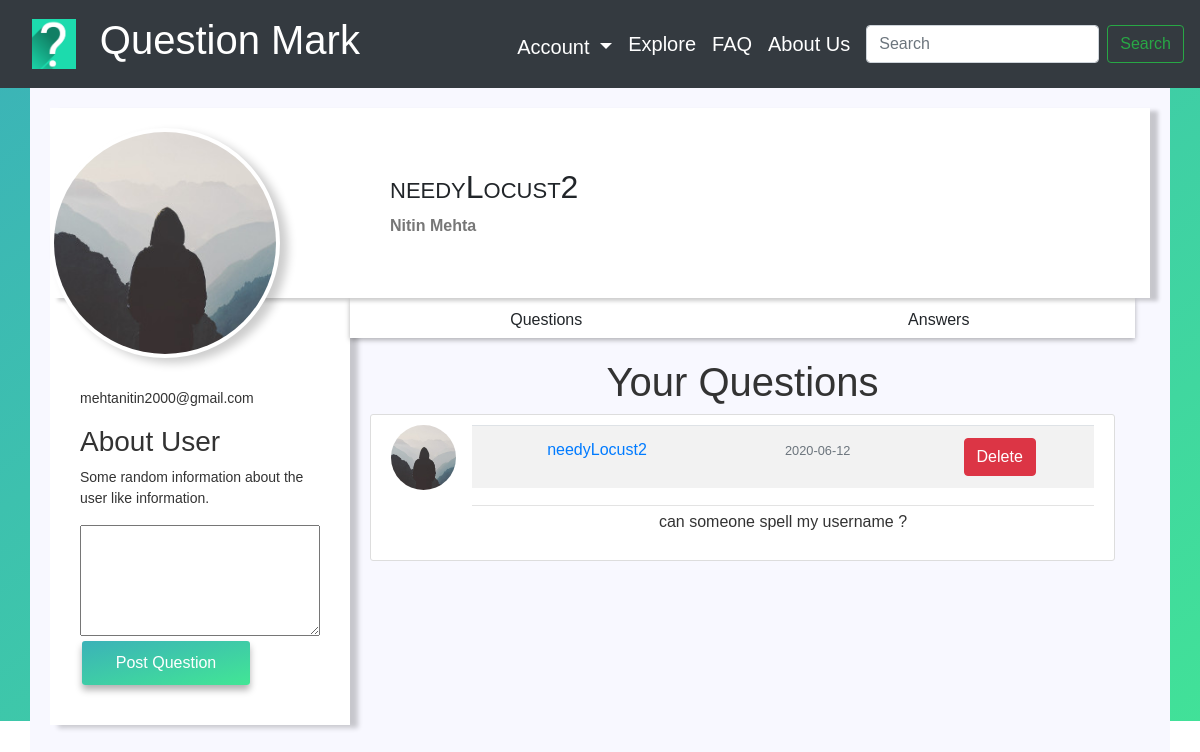
The app's page /profile (signed in) with its own data.
### Question_Mark/models.py (models this page shows, shortened)
class User(db.Model, UserMixin):
    id = db.Column(db.Integer, primary_key=True)
    first_name = db.Column(db.String(30), unique=False, nullable=False)
    last_name = db.Column(db.String(30), unique=False, nullable=False)
    username = db.Column(db.String(30), unique=True, nullable=False)
    email = db.Column(db.String(120), unique=True, nullable=False)
    image_file = db.Column(db.String(20), nullable=False, default="default.jpg")
    password = db.Column(db.String(60), nullable=False)
    questions = db.relationship("Questions", backref="author", lazy=True)

class Questions(db.Model):
    __searchable__ = ["question"]
    id = db.Column(db.Integer, primary_key=True)
    question = db.Column(db.Text, nullable=False)
    date_posted = db.Column(db.DateTime, nullable=False, default=datetime.utcnow)
    user_id = db.Column(db.Integer, db.ForeignKey("user.id"), nullable=False)
    answers = db.relationship("Answers", backref="writer", lazy=True)

### Question_Mark/routes.py (the view, shortened to what this page needs)
@app.route("/profile", methods=["GET", "POST"])
@login_required
def profile():
    user = User.query.filter_by(username=current_user.username).first_or_404()
    quest = Questions.query.filter_by(author=user).order_by(
        Questions.date_posted.desc()
    )
    return render_template("profile.html", title="Profile", user=user, quest=quest)

### Question_Mark/models.py (called while the page is built)
@login_manager.user_loader
def load_user(user_id):
    return User.query.get(int(user_id))

### Question_Mark/templates/profile.html (shortened to what this page needs)
{% extends "layout.html" %}
{% block head %}
<link rel="stylesheet" href={{ url_for('static', filename='style_profile.css') }}>
<link rel="stylesheet" href={{ url_for('static', filename='style_questions.css') }}>
{% endblock head %}
{% block content %}
    <div class="container white-container">
        <div class="profile-header">
            <div class="profile-img">
                <img src={{ url_for('static', filename='default.jpg') }} width: 200; alt="">
            </div>
            <div class="profile-nav-info">
                <h3 class="user-name">
                    {{ current_user.username }}
                </h3>
                <div class="address">
                    <p class="state">
                        {{ current_user.first_name }} {{ current_user.last_name }}
                    </p>
                </div>
            </div>
        </div>
        <div class="main-bd">
            <div class="left-side">
                <div class="profile-side">
                    <p class='user-mail'>{{ current_user.email }}</p>
                    <div class="userbio">
                        <h3>About User</h3>
                        <p> Some random information about the user like information.</p>
                    </div>
                    <div class="post-area">
                        <form method="POST" action="{{ url_for('profile') }}" class="input-group">
                            <textarea name="question" id="" cols="35" rows="5"></textarea>
                            <button class="post-button">Post Question</button>
                        </form>
                    </div>
                </div>
            </div>
            <div class="right-side">
                <div class="nav">
                    <div class="ul">
                        <p onclick="tabs(0)" class="user-question">Questions</p>
                        <p onclick="tabs(1)" class="user-answer">Answers</p>
                    </div>
                </div>
                <div class="profile-body">
                    <div class="profile-question tab">
                        <h1>Your Questions</h1>
                        {% for item in quest %}
                        <article class="media content-section">
                            <img class="rounded-circle article-img" src="{{ url_for('static', filename='default.jpg') }}">
                            <div class="media-body">
                                <div class="article-metadata">
                                    <table class="table table-striped">
                                    <tr>
                                    <td><a class="mr-2" href="#">{{ item.author.username }}</a></td>
                                    <td><small class="text-muted">{{ item.date_posted.strftime('%Y-%m-%d') }}</small></td>
                                    <td><form action="{{url_for('delete_ques', id=item.id)}}" method="POST">
                                        <input type="submit" value="Delete" class="btn btn-danger">
                                    </form></td></tr></table>
                                </div>
                                <p class="article-content">{{ item.question }}</p>
                            </div>
                        </article>
                        {% endfor %}
                    </div>
                </div>
            </div>
        </div>
    </div>
{% endblock content %}

### Question_Mark/static/style_profile.css (style rules this page uses)
* { box-sizing: border-box; }
.container { padding: 20px; }
.white-container { background-color: ghostwhite; height: 100vh; overflow: hidden; }
.profile-header { background: #fff; width: 100%; display: flex; height: 190px; position: relative; box-shadow: 8px 3px 4px rgba(0, 0, 0, 0.2); }
.profile-img { float: left; width: 340px; height: 200px; }
.profile-img img { border-radius: 50%; height: 230px; width: 230px; border: 4px solid #fff; box-shadow: 8px 5px 10px rgba(0, 0, 0, 0.2); position: absolute; top: 20px; z-index: 5; background: #fff; }
.profile-nav-info { float: left; flex-direction: column; justify-content: center; padding-top: 60px; }
.profile-nav-info h3 { font-variant: small-caps; font-size: 2rem; font-family: sans-serif; }
.profile-nav-info .address { display: flex; font-weight: bold; color: #777; }
.main-bd { width: 100%; display: flex; padding-right: 15px; }
.profile-side { width: 300px; background: #fff; box-shadow: 8px 3px 5px rgba(0, 0, 0, 0.2); padding: 90px 30px 30px; }
.profile-side { margin-bottom: 2px; color: #333; font-size: 14px; }
.post-button { border: 0; padding: 10px; width: 70%; border-radius: 3px; background: linear-gradient(to bottom right, #3bb2b8, #42e695); font-family: sans-serif; font-size: 1rem; margin: 5px 2px; outline: none; margin-bottom: 10px; transition: background 0.3s ease-in-out; box-shadow: 0px 5px 7px 0px rgba(0, 0, 0, 0.3); color: white; position: relative; }
.ul { display: flex; justify-content: center; height: 40px; background: #fff; width: 100%; box-shadow: 0px 2px 5px rgba(0, 0, 0, 0.3); }
.ul p { padding: 10px; width: 100%; cursor: pointer; text-align: center; transition: all 0.2s ease-in-out; }
.profile-body { width: 100%; z-index: -1; color: #333; }
.tab { padding: 20px; width: 100%; text-align: center; display: none; }

### Question_Mark/static/style_questions.css (style rules this page uses)
.content-section { background: #ffffff; padding: 10px 20px; border: 1px solid #dddddd; border-radius: 3px; margin-bottom: 20px; width: 745px; }
.article-content { white-space: pre-line; }
.article-img { height: 65px; width: 65px; margin-right: 16px; }
.article-metadata { padding-bottom: 1px; margin-bottom: 4px; border-bottom: 1px solid #e3e3e3 }

### Question_Mark/templates/layout.html (style rules this page uses)
body { box-sizing: border-box; font-family: sans-serif; }

### records on screen
User: username "needyLocust2", first_name "Nitin", last_name "Mehta", email "mehtanitin2000@gmail.com"
Questions: author.username "needyLocust2", date_posted "2020-06-12", question "can someone spell my username ?"
